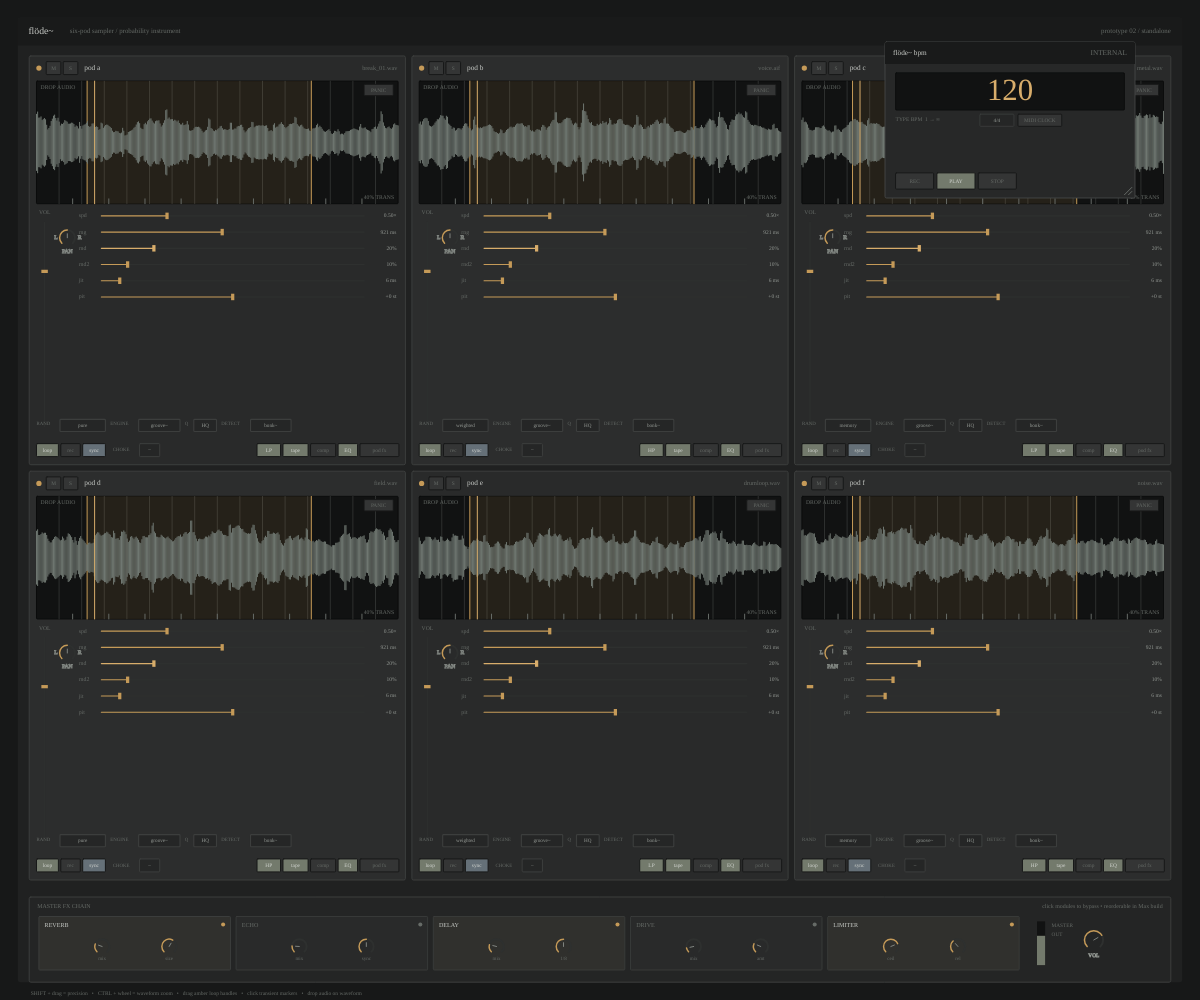
Frame 1 (no input)
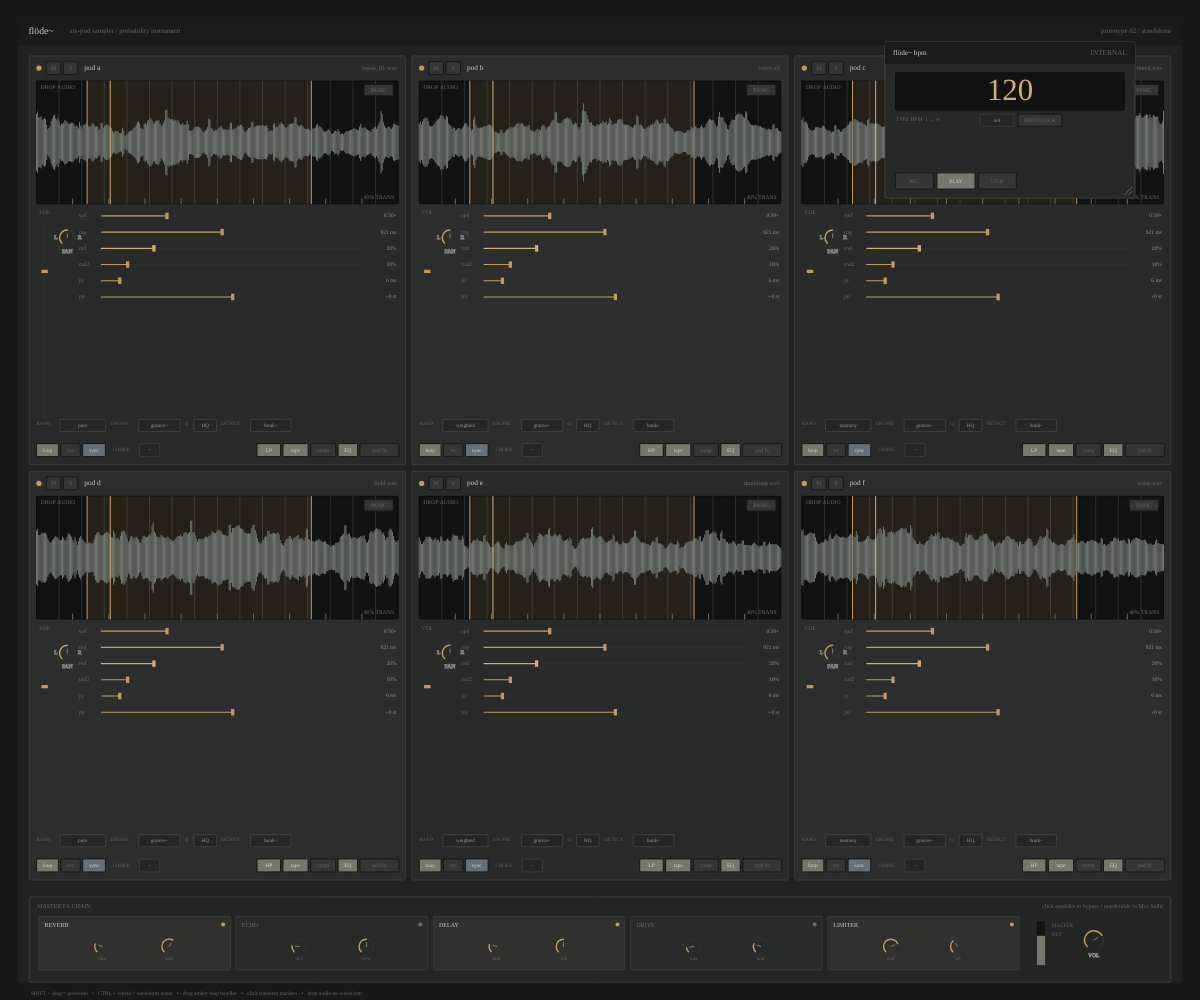
Frame 60 (no input)
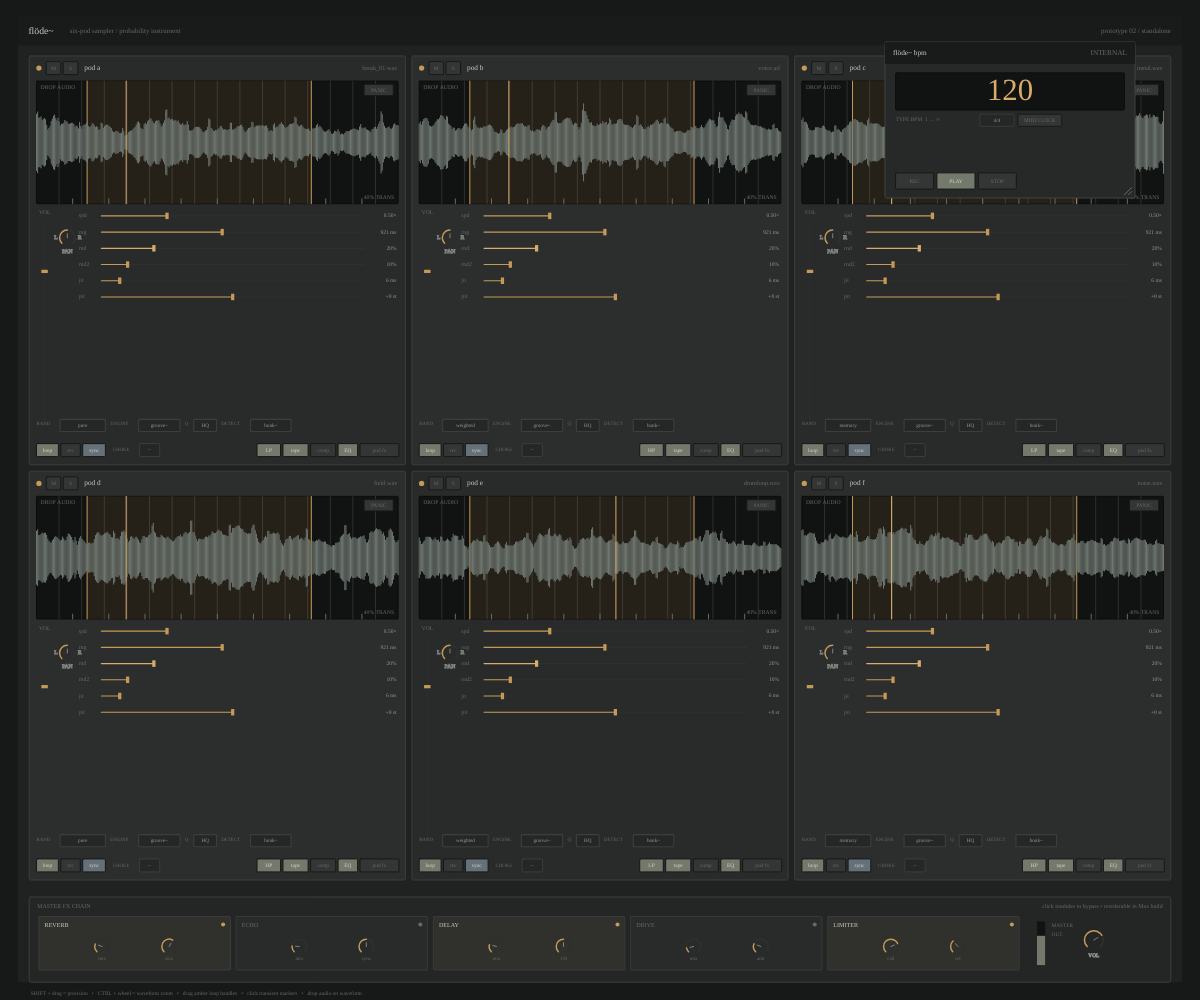
Frame 120 (the mouse pressed at the canvas centre since frame 60)

The p5.js sketch that drew these frames (run headless with seeded random() and noise() and a simulated clock; from frame 60 on, the mouse is pressed at the canvas centre):

// p5.js sketch
// ── sketch.js
// flöde~ — p5.js concept prototype
// UI/UX visual representation of the confirmed six-pod Max/MSP instrument.
// No DSP is implemented here; dropped audio is decoded only to draw real waveforms.

const C={
  bg:'#171818',app:'#202121',title:'#191a1a',pod:'#292a2a',pod2:'#2c2d2d',
  inset:'#111212',line:'#3c3e3d',line2:'#2e302f',text:'#c8cbc7',text2:'#949994',
  text3:'#666b67',amber:'#c59a58',amber2:'#d8ad6b',olive:'#737a6c',red:'#865e55',
  blue:'#657078',wave:'#adb5ae',waveDim:'#6f7771'
};
const TIMESIGS=['4/4','3/4','2/4','6/8','5/4','7/8','9/8','12/8','2/2','5/8'];
const RANDOM_MODES=['pure','weighted','memory'];
const ENGINES=['groove~','play~'];
const QUALITY=['HQ','LO'];
const DETECT=['bonk~','sigmund~'];
const CHOKES=['–','A','B','C','D','E'];

let pods=[], bpmWin, masterFX, cvs, uiScale=1, activeDrag=null;

function setup(){
  cvs=createCanvas(windowWidth,windowHeight);
  pixelDensity(Math.min(2,window.devicePixelRatio||1));
  textFont('Helvetica Neue, Helvetica, Arial, sans-serif');
  for(let i=0;i<6;i++) pods.push(new Pod(i));
  bpmWin=new BPMWindow();
  masterFX=new MasterFXChain();
  cvs.drop(handleDroppedFile);
}

function draw(){
  background(C.bg); computeScale(); drawMainWindow();
  pods.forEach(p=>{p.layout();p.draw();});
  masterFX.layout(); masterFX.draw();
  bpmWin.draw(); drawFooter();
}

function computeScale(){uiScale=constrain(Math.min(width/1480,height/900),.72,1.25)}
function S(v){return v*uiScale}

function drawMainWindow(){
  const x=S(22),y=S(22),w=width-S(44),h=height-S(44);
  noStroke();fill(C.app);rect(x,y,w,h,S(3));
  fill(C.title);rect(x,y,w,S(34),S(3),S(3),0,0);
  fill(C.text);textSize(S(12));textAlign(LEFT,CENTER);text('flöde~',x+S(13),y+S(17));
  fill(C.text3);textSize(S(8.5));text('six-pod sampler / probability instrument',x+S(64),y+S(17));
  textAlign(RIGHT,CENTER);text('prototype 02 / standalone',x+w-S(14),y+S(17));
  textAlign(LEFT,BASELINE);
}

class Pod{
  constructor(i){
    this.i=i; this.letter=String.fromCharCode(97+i);
    this.sampleName=['break_01.wav','voice.aif','metal.wav','field.wav','drumloop.wav','noise.wav'][i];
    this.mute=false;this.solo=false;this.loop=true;this.rec=false;this.sync=true;this.fxOpen=false;
    this.filterOn=true;this.filterMode=i%2?'HP':'LP';this.satOn=true;this.compOn=false;this.eqOn=true;
    this.randomMode=RANDOM_MODES[i%3];this.engine='groove~';this.quality='HQ';this.detect='bonk~';this.choke='–';
    this.values={vol:.76,pan:0,spd:.25,rng:.46,rnd:.20,rnd2:.10,jit:.07,pit:.50,trans:.40,
      fadeIn:.10,fadeOut:.10,filter:.58,sat:.26,comp:.20,eqLow:.5,eqMid:.5,eqHigh:.5};
    this.zoom=1;this.loopStart=.14;this.loopEnd=.76;this.playhead=.16;this.seed=900+i*101;
    this.wave=this.syntheticWave();this.actualWave=false;
  }
  syntheticWave(){
    randomSeed(this.seed);noiseSeed(this.seed);let a=[];
    for(let i=0;i<320;i++){
      let env=.2+.75*noise(i*.027+this.i*2.7), detail=.25+.75*noise(i*.19+this.i*9.2);
      let tr=(i%(19+(this.i%4)*5)<2)?1.35:1;a.push(constrain(env*detail*tr,.04,1));
    } return a;
  }
  layout(){
    const m=S(36),top=S(69),gap=S(8),masterH=S(116),totalW=width-m*2;
    this.w=(totalW-gap*2)/3; const bottomTop=height-S(22)-masterH;
    const avail=bottomTop-top-S(10); this.h=(avail-gap)/2;
    const col=this.i%3,row=floor(this.i/3); this.x=m+col*(this.w+gap);this.y=top+row*(this.h+gap);
  }
  draw(){
    fill(this.i%2?C.pod2:C.pod);stroke(C.line);strokeWeight(1);rect(this.x,this.y,this.w,this.h,S(2));
    this.header();this.waveform();this.mixer();this.core();this.modes();this.fxStrip();if(this.fxOpen)this.fxDrawer();
  }
  header(){
    let y=this.y+S(7);noStroke();fill(C.amber);circle(this.x+S(12),y+S(8),S(6.5));
    miniButton(this.x+S(21),y,S(18),S(16),'M',this.mute,C.red);
    miniButton(this.x+S(42),y,S(18),S(16),'S',this.solo,C.olive);
    fill(C.text);textSize(S(9));textAlign(LEFT,CENTER);text('pod '+this.letter,this.x+S(68),y+S(8));
    fill(C.text3);textSize(S(7.7));textAlign(RIGHT,CENTER);text(this.sampleName,this.x+this.w-S(10),y+S(8));
    textAlign(LEFT,BASELINE);
  }
  waveRect(){return{x:this.x+S(9),y:this.y+S(31),w:this.w-S(18),h:max(S(64),this.h*.30)}}
  waveform(){
    const r=this.waveRect();fill(C.inset);stroke('#0b0c0c');rect(r.x,r.y,r.w,r.h,S(1));
    stroke(C.line2);strokeWeight(1);let grid=this.sync?16:8;
    for(let i=1;i<grid;i++){let gx=r.x+i/grid*r.w;line(gx,r.y,gx,r.y+r.h)}
    noStroke();fill(197,154,88,28);let lx=r.x+this.loopStart*r.w,lw=(this.loopEnd-this.loopStart)*r.w;rect(lx,r.y,lw,r.h);
    stroke(C.amber);line(lx,r.y,lx,r.y+r.h);line(lx+lw,r.y,lx+lw,r.y+r.h);
    let mid=r.y+r.h/2;stroke(this.actualWave?C.wave:C.waveDim);
    for(let i=0;i<this.wave.length;i++){let xx=r.x+i/(this.wave.length-1)*r.w,amp=this.wave[i]*r.h*.42;line(xx,mid-amp,xx,mid+amp)}
    if(!this.mute){let speedNorm=map(this.values.spd,0,1,.35,2.4);this.playhead+=.00085*speedNorm*(this.sync?1:.91);if(this.playhead>this.loopEnd)this.playhead=this.loopStart}
    let ph=r.x+this.playhead*r.w;stroke(C.amber2);line(ph,r.y,ph,r.y+r.h);
    stroke(C.text3);let markers=max(1,floor(2+this.values.trans*22));for(let i=1;i<markers;i++){let mx=r.x+i/markers*r.w;line(mx,r.y+r.h-S(6),mx,r.y+r.h)}
    noStroke();fill(C.text3);textSize(S(7));textAlign(LEFT,TOP);text(this.actualWave?'FILE':'DROP AUDIO',r.x+S(5),r.y+S(4));
    textAlign(RIGHT,BOTTOM);text(round(this.values.trans*100)+'% TRANS',r.x+r.w-S(5),r.y+r.h-S(4));
    textAlign(LEFT,BASELINE);miniButton(r.x+r.w-S(42),r.y+S(4),S(36),S(14),'PANIC',false,C.red);
  }
  mixer(){
    const w=this.waveRect(),x=this.x+S(12),y=w.y+w.h+S(13),usable=this.h-(y-this.y)-S(57);
    fill(C.text3);noStroke();textSize(S(7));text('VOL',x,y);
    let sx=x+S(7),sy=y+S(10),sh=max(S(48),usable);stroke(C.line2);line(sx,sy,sx,sy+sh);
    let hy=sy+sh*(1-this.values.vol);noStroke();fill(C.amber);rect(sx-S(4),hy-S(2),S(8),S(4));
    let kx=x+S(35),ky=sy+S(19);drawKnob(kx,ky,S(19),this.values.pan,-1,1);
    fill(C.text3);textSize(S(7));textAlign(CENTER,TOP);text('PAN',kx,ky+S(13));textAlign(LEFT,BASELINE);
    fill(C.text3);text('L',kx-S(16),ky+S(1));text('R',kx+S(13),ky+S(1));
  }
  core(){
    const w=this.waveRect(),x=this.x+S(61),y=w.y+w.h+S(12),labelW=S(28),cw=this.w-(x-this.x)-S(11),row=S(20);
    const data=[['spd','spd',speedLabel(this.values.spd)],['rng','rng',round(map(this.values.rng,0,1,1,2000))+' ms'],
      ['rnd','rnd',round(this.values.rnd*100)+'%'],['rnd2','rnd2',round(this.values.rnd2*100)+'%'],
      ['jit','jit',round(map(this.values.jit,0,1,0,80))+' ms'],['pit','pit',pitchLabel(this.values.pit)]];
    for(let i=0;i<data.length;i++){let yy=y+i*row;if(yy>this.y+this.h-S(62))break;
      fill(C.text3);noStroke();textSize(S(7.2));textAlign(LEFT,CENTER);text(data[i][0],x,yy+S(3));
      drawSlider(x+labelW,yy,cw-labelW-S(40),this.values[data[i][1]],data[i][1]==='rnd');
      fill(C.text2);textAlign(RIGHT,CENTER);textSize(S(6.8));text(data[i][2],x+cw,yy+S(3));}
    textAlign(LEFT,BASELINE);
  }
  modes(){
    let y=this.y+this.h-S(50),x=this.x+S(9);tinyLabel(x,y,'RAND');cycleBox(x+S(29),y-S(6),S(56),S(15),this.randomMode);
    tinyLabel(x+S(91),y,'ENGINE');cycleBox(x+S(126),y-S(6),S(51),S(15),this.engine);
    tinyLabel(x+S(183),y,'Q');cycleBox(x+S(194),y-S(6),S(28),S(15),this.quality);
    let dx=x+S(228);if(dx+S(95)<this.x+this.w-S(8)){tinyLabel(dx,y,'DETECT');cycleBox(dx+S(36),y-S(6),S(50),S(15),this.detect)}
  }
  fxStrip(){
    let y=this.y+this.h-S(26),x=this.x+S(9);miniButton(x,y,S(27),S(16),'loop',this.loop,C.olive);
    miniButton(x+S(30),y,S(24),S(16),'rec',this.rec,C.red);miniButton(x+S(57),y,S(28),S(16),this.sync?'sync':'free',this.sync,C.blue);
    tinyLabel(x+S(94),y+S(8),'CHOKE');cycleBox(x+S(127),y,S(25),S(16),this.choke);
    let fxX=this.x+this.w-S(183);miniButton(fxX,y,S(29),S(16),this.filterMode,this.filterOn,C.olive);
    miniButton(fxX+S(32),y,S(31),S(16),'tape',this.satOn,C.olive);miniButton(fxX+S(66),y,S(31),S(16),'comp',this.compOn,C.olive);
    miniButton(fxX+S(100),y,S(24),S(16),'EQ',this.eqOn,C.olive);miniButton(fxX+S(127),y,S(48),S(16),this.fxOpen?'close fx':'pod fx',this.fxOpen,C.amber);
  }
  fxDrawer(){
    let x=this.x+S(7),y=this.y+this.h-S(104),w=this.w-S(14),h=S(72);fill('#222323');stroke(C.line);rect(x,y,w,h,S(1));
    let names=[['cut',this.values.filter],['sat',this.values.sat],['comp',this.values.comp],['low',this.values.eqLow],['mid',this.values.eqMid],['high',this.values.eqHigh]];
    for(let i=0;i<names.length;i++){let cx=x+S(28)+i*((w-S(56))/5);drawKnob(cx,y+S(30),S(20),names[i][1],0,1);
      fill(C.text3);noStroke();textSize(S(6.5));textAlign(CENTER,TOP);text(names[i][0],cx,y+S(43));}textAlign(LEFT,BASELINE);
  }
  press(mx,my){
    let hy=this.y+S(7);if(hit(mx,my,this.x+S(21),hy,S(18),S(16))){this.mute=!this.mute;return true}
    if(hit(mx,my,this.x+S(42),hy,S(18),S(16))){this.solo=!this.solo;return true}
    const w=this.waveRect();if(hit(mx,my,w.x,w.y,w.w,w.h)){
      if(hit(mx,my,w.x+w.w-S(46),w.y+S(1),S(44),S(18))){this.panic();return true}
      this.playhead=constrain((mx-w.x)/w.w,0,1);return true}
    const cx=this.x+S(61),cy=w.y+w.h+S(12),row=S(20),labelW=S(28),cw=this.w-(cx-this.x)-S(11),keys=['spd','rng','rnd','rnd2','jit','pit'];
    for(let i=0;i<keys.length;i++){let sx=cx+labelW,sy=cy+i*row,sw=cw-labelW-S(40);if(hit(mx,my,sx,sy-S(5),sw,S(12))){activeDrag={type:'slider',pod:this,key:keys[i],x:sx,w:sw,startMouse:mx,startVal:this.values[keys[i]]};this.dragSlider(mx);return true}}
    const mixX=this.x+S(12),mixY=w.y+w.h+S(13),sy=mixY+S(10),sh=max(S(48),this.h-(mixY-this.y)-S(57));
    if(hit(mx,my,mixX,sy-S(5),S(18),sh+S(10))){activeDrag={type:'vol',pod:this,y:sy,h:sh,startMouse:my,startVal:this.values.vol};this.dragVol(my);return true}
    if(dist(mx,my,mixX+S(35),sy+S(19))<S(18)){activeDrag={type:'pan',pod:this,startMouse:my,startVal:this.values.pan};return true}
    let my0=this.y+this.h-S(56),mx0=this.x+S(9);if(hit(mx,my,mx0+S(29),my0,S(56),S(18))){this.randomMode=nextIn(RANDOM_MODES,this.randomMode);return true}
    if(hit(mx,my,mx0+S(126),my0,S(51),S(18))){this.engine=nextIn(ENGINES,this.engine);return true}
    if(hit(mx,my,mx0+S(194),my0,S(28),S(18))){this.quality=nextIn(QUALITY,this.quality);return true}
    let dx=mx0+S(228);if(hit(mx,my,dx+S(36),my0,S(50),S(18))){this.detect=nextIn(DETECT,this.detect);return true}
    let by=this.y+this.h-S(26),bx=this.x+S(9);if(hit(mx,my,bx,by,S(27),S(16))){this.loop=!this.loop;return true}
    if(hit(mx,my,bx+S(30),by,S(24),S(16))){this.rec=!this.rec;return true}
    if(hit(mx,my,bx+S(57),by,S(28),S(16))){this.sync=!this.sync;return true}
    if(hit(mx,my,bx+S(127),by,S(25),S(16))){this.choke=nextIn(CHOKES,this.choke);return true}
    let fxX=this.x+this.w-S(183);if(hit(mx,my,fxX,by,S(29),S(16))){this.filterMode=this.filterMode==='LP'?'HP':'LP';this.filterOn=true;return true}
    if(hit(mx,my,fxX+S(32),by,S(31),S(16))){this.satOn=!this.satOn;return true}
    if(hit(mx,my,fxX+S(66),by,S(31),S(16))){this.compOn=!this.compOn;return true}
    if(hit(mx,my,fxX+S(100),by,S(24),S(16))){this.eqOn=!this.eqOn;return true}
    if(hit(mx,my,fxX+S(127),by,S(48),S(16))){this.fxOpen=!this.fxOpen;return true}
    return false;
  }
  dragSlider(mx){let d=activeDrag;if(!d||d.pod!==this)return;let precision=keyIsDown(SHIFT);this.values[d.key]=precision?constrain(d.startVal+(mx-d.startMouse)/d.w*.15,0,1):constrain((mx-d.x)/d.w,0,1)}
  dragVol(my){let d=activeDrag;if(!d||d.pod!==this)return;let precision=keyIsDown(SHIFT);this.values.vol=precision?constrain(d.startVal+(d.startMouse-my)/d.h*.15,0,1):constrain(1-(my-d.y)/d.h,0,1)}
  drag(mx,my){let d=activeDrag;if(!d||d.pod!==this)return;if(d.type==='slider')this.dragSlider(mx);if(d.type==='vol')this.dragVol(my);if(d.type==='pan'){let precision=keyIsDown(SHIFT),sens=precision?.002:.01;this.values.pan=constrain(d.startVal+(d.startMouse-my)*sens,-1,1)}}
  panic(){this.loop=true;this.filterOn=this.satOn=this.compOn=this.eqOn=false;this.values.filter=.5;this.values.sat=0;this.values.comp=0;this.values.eqLow=this.values.eqMid=this.values.eqHigh=.5;this.playhead=constrain(ceil(this.playhead*16)/16,this.loopStart,this.loopEnd)}
  zoomWave(delta){this.zoom=constrain(this.zoom*(delta<0?1.13:.885),.5,12)}
}

class BPMWindow{
  constructor(){this.x=width-S(315);this.y=S(42);this.w=S(250);this.h=S(156);this.bpm='120';this.play=true;this.rec=false;this.external=false;this.timesig='4/4';this.editing=false;this.dragging=false;this.resizing=false}
  draw(){
    this.w=max(S(190),this.w);this.h=max(S(142),this.h);fill('#272828');stroke('#4a4c4b');rect(this.x,this.y,this.w,this.h,S(2));
    fill(C.title);noStroke();rect(this.x,this.y,this.w,S(27),S(2),S(2),0,0);fill(C.text);textSize(S(9));textAlign(LEFT,CENTER);text('flöde~ bpm',this.x+S(10),this.y+S(13.5));
    fill(C.text3);textAlign(RIGHT,CENTER);text(this.external?'EXT MIDI':'INTERNAL',this.x+this.w-S(10),this.y+S(13.5));
    let nx=this.x+S(13),ny=this.y+S(38),nw=this.w-S(26),nh=S(46);fill(C.inset);stroke('#0c0d0d');rect(nx,ny,nw,nh,S(1));
    fill(C.amber2);noStroke();textAlign(CENTER,CENTER);textSize(constrain(this.w*.125,S(23),S(38)));text(this.editing&&this.bpm===''?'|':this.bpm,nx+nw/2,ny+nh/2+S(1));
    fill(C.text3);textSize(S(6.8));textAlign(LEFT,CENTER);text('TYPE BPM  1 → ∞',nx,ny+nh+S(12));cycleBox(nx+S(104),ny+nh+S(5),S(42),S(15),this.timesig);miniButton(nx+S(151),ny+nh+S(5),S(54),S(15),'MIDI CLOCK',this.external,C.blue);
    let by=this.y+this.h-S(31);miniButton(this.x+S(13),by,S(47),S(20),'REC',this.rec,C.red);miniButton(this.x+S(64),by,S(47),S(20),'PLAY',this.play,C.olive);miniButton(this.x+S(115),by,S(47),S(20),'STOP',!this.play,C.red);
    stroke(C.text3);line(this.x+this.w-S(13),this.y+this.h-S(4),this.x+this.w-S(4),this.y+this.h-S(13));line(this.x+this.w-S(8),this.y+this.h-S(4),this.x+this.w-S(4),this.y+this.h-S(8));textAlign(LEFT,BASELINE);
  }
  press(mx,my){
    if(dist(mx,my,this.x+this.w,this.y+this.h)<S(20)){this.resizing=true;return true}
    if(hit(mx,my,this.x,this.y,this.w,S(27))){this.dragging=true;this.dx=mx-this.x;this.dy=my-this.y;return true}
    let nx=this.x+S(13),ny=this.y+S(38),nw=this.w-S(26),nh=S(46);if(hit(mx,my,nx,ny,nw,nh)){this.editing=true;this.bpm='';return true}
    if(hit(mx,my,nx+S(104),ny+nh+S(5),S(42),S(15))){this.timesig=nextIn(TIMESIGS,this.timesig);return true}
    if(hit(mx,my,nx+S(151),ny+nh+S(5),S(54),S(15))){this.external=!this.external;return true}
    let by=this.y+this.h-S(31);if(hit(mx,my,this.x+S(13),by,S(47),S(20))){this.rec=!this.rec;return true}
    if(hit(mx,my,this.x+S(64),by,S(47),S(20))){this.play=true;return true}
    if(hit(mx,my,this.x+S(115),by,S(47),S(20))){this.play=false;return true}return false;
  }
  drag(mx,my){if(this.dragging){this.x=mx-this.dx;this.y=my-this.dy}if(this.resizing){this.w=max(S(190),mx-this.x);this.h=max(S(142),my-this.y)}}
  release(){this.dragging=false;this.resizing=false}
}

class MasterFXChain{
  constructor(){this.modules=[
    {name:'REVERB',on:true,a:'mix',av:.24,b:'size',bv:.61},{name:'ECHO',on:false,a:'mix',av:.18,b:'sync',bv:.5},
    {name:'DELAY',on:true,a:'mix',av:.22,b:'1/8',bv:.5},{name:'DRIVE',on:false,a:'mix',av:.12,b:'amt',bv:.25},{name:'LIMITER',on:true,a:'ceil',av:.75,b:'rel',bv:.35}
  ]}
  layout(){this.x=S(36);this.h=S(105);this.y=height-S(22)-this.h;this.w=width-S(72)}
  draw(){
    fill('#242525');stroke(C.line);rect(this.x,this.y,this.w,this.h,S(2));fill(C.text3);noStroke();textSize(S(7.3));text('MASTER FX CHAIN',this.x+S(10),this.y+S(14));
    textAlign(RIGHT,BASELINE);text('click modules to bypass • reorderable in Max build',this.x+this.w-S(10),this.y+S(14));textAlign(LEFT,BASELINE);
    let sx=this.x+S(12),yy=this.y+S(24),gap=S(7),transportW=S(175),avail=this.w-S(24)-transportW,mw=(avail-gap*4)/5;
    for(let i=0;i<this.modules.length;i++)this.module(this.modules[i],sx+i*(mw+gap),yy,mw,S(66));
    let tx=this.x+this.w-transportW+S(10);drawVerticalMeter(tx,this.y+S(30),S(10),S(54),.67);fill(C.text3);noStroke();textSize(S(6.5));text('MASTER',tx+S(18),this.y+S(37));text('OUT',tx+S(18),this.y+S(48));drawKnob(tx+S(70),this.y+S(53),S(23),.72,0,1);textAlign(CENTER,TOP);text('VOL',tx+S(70),this.y+S(69));textAlign(LEFT,BASELINE)
  }
  module(m,x,y,w,h){fill(m.on?'#30302d':'#292a2a');stroke(C.line);rect(x,y,w,h,S(1));noStroke();fill(m.on?C.text:C.text3);textSize(S(7.5));text(m.name,x+S(7),y+S(13));fill(m.on?C.amber:C.text3);circle(x+w-S(9),y+S(10),S(5));drawKnob(x+w*.33,y+S(37),S(18),m.av,0,1);drawKnob(x+w*.68,y+S(37),S(18),m.bv,0,1);fill(C.text3);noStroke();textSize(S(6.2));textAlign(CENTER,TOP);text(m.a,x+w*.33,y+S(49));text(m.b,x+w*.68,y+S(49));textAlign(LEFT,BASELINE)}
  press(mx,my){let sx=this.x+S(12),yy=this.y+S(24),gap=S(7),transportW=S(175),avail=this.w-S(24)-transportW,mw=(avail-gap*4)/5;for(let i=0;i<this.modules.length;i++){let x=sx+i*(mw+gap);if(hit(mx,my,x,yy,mw,S(66))){this.modules[i].on=!this.modules[i].on;return true}}return false}
}

function mousePressed(){if(bpmWin.press(mouseX,mouseY))return;for(const p of pods)if(p.press(mouseX,mouseY))return;masterFX.press(mouseX,mouseY)}
function mouseDragged(){bpmWin.drag(mouseX,mouseY);if(activeDrag?.pod)activeDrag.pod.drag(mouseX,mouseY)}
function mouseReleased(){bpmWin.release();activeDrag=null}
function mouseWheel(e){if(keyIsDown(CONTROL)){for(const p of pods){let r=p.waveRect();if(hit(mouseX,mouseY,r.x,r.y,r.w,r.h)){p.zoomWave(e.delta);return false}}}}
function keyTyped(){if(bpmWin.editing&&key>='0'&&key<='9'){bpmWin.bpm+=key;return false}}
function keyPressed(){if(bpmWin.editing){if(keyCode===BACKSPACE){bpmWin.bpm=bpmWin.bpm.slice(0,-1);return false}if(keyCode===ENTER){let n=parseInt(bpmWin.bpm,10);bpmWin.bpm=String(Number.isFinite(n)?max(1,n):120);bpmWin.editing=false;return false}if(keyCode===ESCAPE){if(bpmWin.bpm==='')bpmWin.bpm='120';bpmWin.editing=false;return false}}}
function windowResized(){resizeCanvas(windowWidth,windowHeight)}

function handleDroppedFile(file){let target=null;for(const p of pods){let r=p.waveRect();if(hit(mouseX,mouseY,r.x,r.y,r.w,r.h)){target=p;break}}if(!target)return;if(file.type!=='audio'){target.sampleName='not_audio';return}target.sampleName=file.name||'audio';decodeWave(file.file,target)}
function decodeWave(blob,pod){let reader=new FileReader();reader.onload=async e=>{try{let ctx=new(window.AudioContext||window.webkitAudioContext)(),buf=await ctx.decodeAudioData(e.target.result.slice(0)),data=buf.getChannelData(0),bins=320,step=max(1,floor(data.length/bins)),arr=[];for(let i=0;i<bins;i++){let peak=0,start=i*step,end=min(data.length,start+step);for(let j=start;j<end;j++)peak=max(peak,abs(data[j]));arr.push(constrain(peak,.01,1))}pod.wave=arr;pod.actualWave=true;ctx.close()}catch(err){console.warn(err)}};reader.readAsArrayBuffer(blob)}

function drawSlider(x,y,w,v,accent=false){stroke(C.line2);strokeWeight(S(1.4));line(x,y+S(3),x+w,y+S(3));stroke(accent?C.amber2:C.amber);line(x,y+S(3),x+w*v,y+S(3));noStroke();fill(accent?C.amber2:C.amber);rect(x+w*v-S(2),y-S(1),S(4),S(8))}
function drawKnob(x,y,d,value,min,max){let n=constrain(map(value,min,max,0,1),0,1);noFill();stroke(C.line2);strokeWeight(S(2.5));arc(x,y,d,d,radians(135),radians(405));stroke(C.amber);strokeWeight(S(1.8));arc(x,y,d,d,radians(135),lerp(radians(135),radians(405),n));let a=lerp(radians(135),radians(405),n);stroke(C.text2);strokeWeight(S(1));line(x,y,x+cos(a)*d*.26,y+sin(a)*d*.26)}
function drawVerticalMeter(x,y,w,h,v){fill(C.inset);noStroke();rect(x,y,w,h);fill(C.olive);rect(x,y+h*(1-v),w,h*v)}
function miniButton(x,y,w,h,label,active,col=C.olive){fill(active?col:'#343535');stroke('#171818');strokeWeight(1);rect(x,y,w,h,S(1));fill(active?'#d4d7d2':C.text3);noStroke();textAlign(CENTER,CENTER);textSize(S(6.6));text(label,x+w/2,y+h/2+S(.2));textAlign(LEFT,BASELINE)}
function cycleBox(x,y,w,h,label){fill('#252626');stroke(C.line);rect(x,y,w,h,S(1));fill(C.text2);noStroke();textAlign(CENTER,CENTER);textSize(S(6.4));let t=String(label);if(t.length>9)t=t.slice(0,9);text(t,x+w/2,y+h/2);textAlign(LEFT,BASELINE)}
function tinyLabel(x,y,label){fill(C.text3);noStroke();textSize(S(6));textAlign(LEFT,CENTER);text(label,x,y);textAlign(LEFT,BASELINE)}
function drawFooter(){fill(C.text3);noStroke();textSize(S(6.8));textAlign(LEFT,BOTTOM);text('SHIFT + drag = precision   •   CTRL + wheel = waveform zoom   •   drag amber loop handles   •   click transient markers   •   drop audio on waveform',S(38),height-S(5));textAlign(LEFT,BASELINE)}
function hit(mx,my,x,y,w,h){return mx>=x&&mx<=x+w&&my>=y&&my<=y+h}
function nextIn(arr,current){return arr[(arr.indexOf(current)+1)%arr.length]}
function speedLabel(v){let r=.25*Math.pow(16,v);return r.toFixed(r<1?2:1)+'×'}
function pitchLabel(v){let s=Math.round(map(v,0,1,-24,24));return (s>=0?'+':'')+s+' st'}
